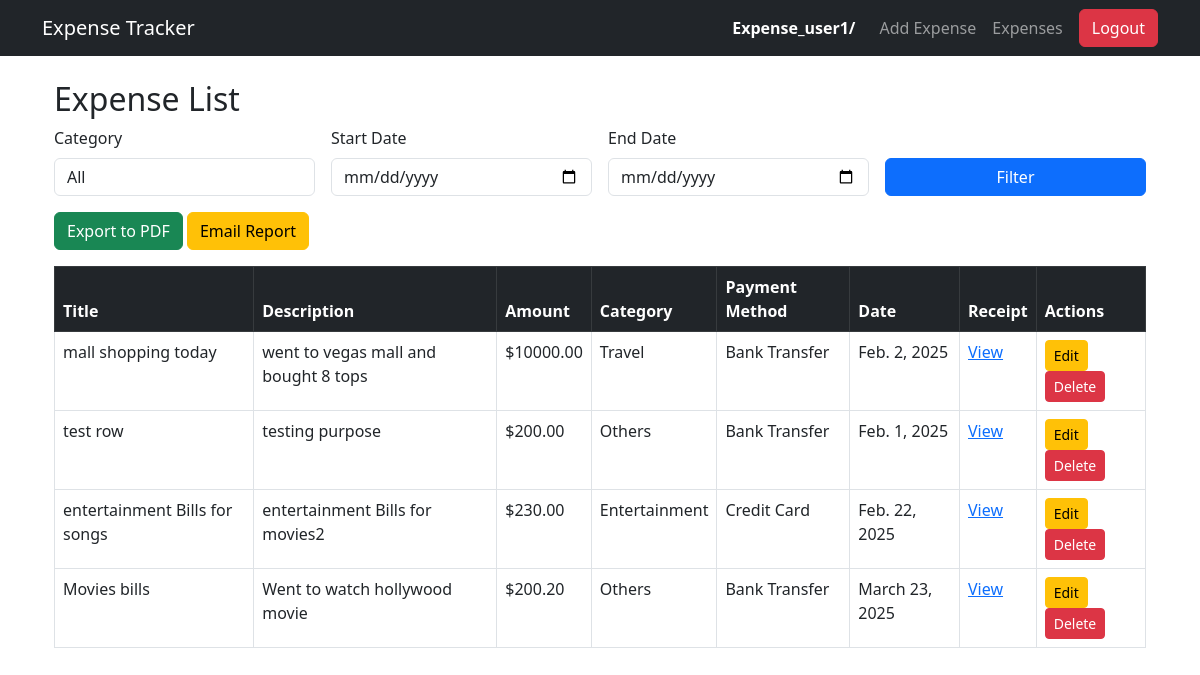
The page /expenses/ (signed in) on the database as committed earlier.
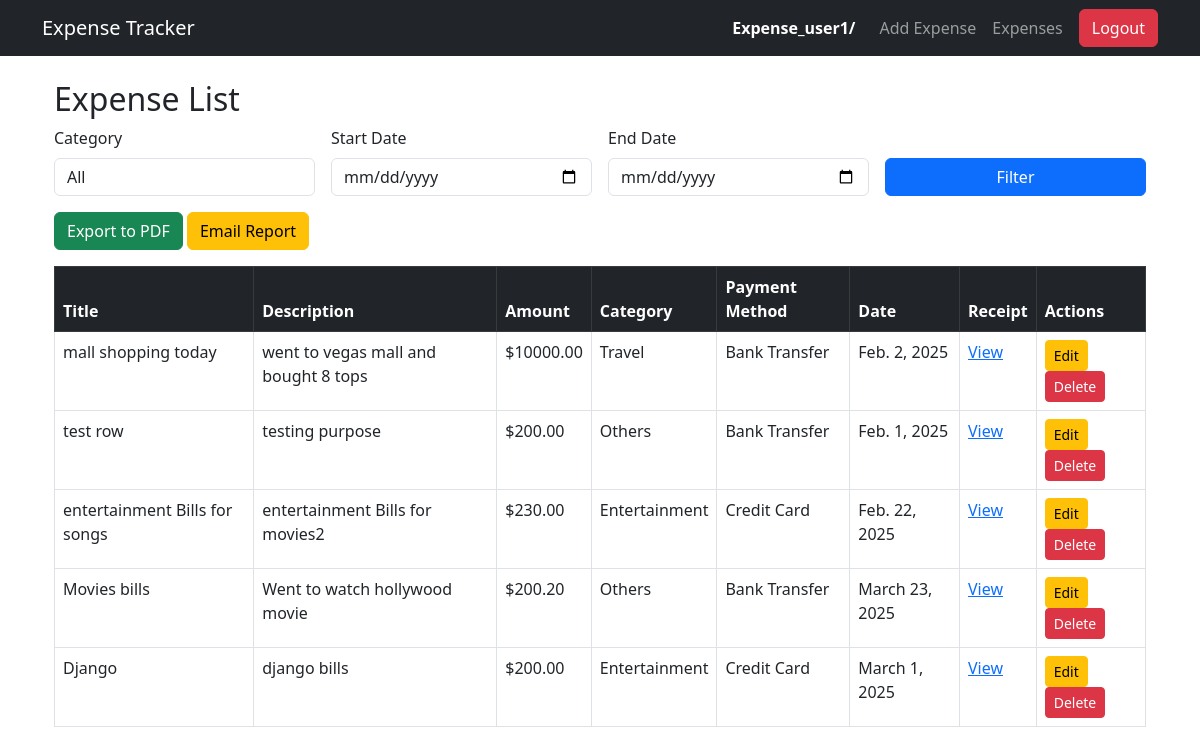
The same page on the database as committed later.
### expenses/models.py (models this page shows, shortened)
class Expense(models.Model):
    CATEGORY_CHOICES = [
        ('Food', 'Food'),
        ('Travel', 'Travel'),
        ('Shopping', 'Shopping'),
        ('Bills', 'Bills'),
        ('Entertainment', 'Entertainment'),
        ('Others', 'Others'),
    ]
    PAYMENT_METHOD_CHOICES = [
        ('Cash', 'Cash'),
        ('Credit Card', 'Credit Card'),
        ('Bank Transfer', 'Bank Transfer'),
    ]
    user = models.ForeignKey(User, on_delete=models.CASCADE)
    title = models.CharField(max_length=200)
    description = models.TextField(blank=True, null=True)
    amount = models.DecimalField(max_digits=10, decimal_places=2)
    category = models.CharField(max_length=15, choices=CATEGORY_CHOICES)
    payment_method = models.CharField(max_length=20, choices=PAYMENT_METHOD_CHOICES, default='Cash')
    date = models.DateField()
    created_at = models.DateTimeField(auto_now_add=True)
    is_recurring = models.BooleanField(default=False)
    updated_at = models.DateTimeField(auto_now=True)
    is_active = models.BooleanField(default=True)
    receipt_url = models.URLField(blank=True, null=True)

### expenses/views.py (the view)
# urls.py: path('expenses/', views.expense_list, name='expense_list'),
@login_required
def expense_list(request):
    if request.user.is_superuser:
        expenses = Expense.objects.all()  # Admin sees all
    else:
        expenses = Expense.objects.filter(user=request.user, is_active=True)  # Users see only theirs
    category_filter = request.GET.get('category', '')
    start_date = request.GET.get('start_date', '')
    end_date = request.GET.get('end_date', '')
    if category_filter:
        expenses = expenses.filter(category=category_filter)
    if start_date and end_date:
        expenses = expenses.filter(date__range=[start_date, end_date])
    return render(request, 'expenses/expense_list.html', {'expenses': expenses, 'expense': Expense, 'selected_category': category_filter,
        'start_date': start_date,
        'end_date': end_date})

### expenses/templates/expenses/expense_list.html (shortened to what this page needs)
{% extends 'expenses/base.html' %}
{% block content %}
<div class="container">
    <h2>Expense List</h2>
   <form method="GET" class="row g-3" id="filter-form">
    <div class="col-md-3">
        <label class="form-label">Category</label>
        <select name="category" class="form-control">
            <option value="">All</option>
        </select>
    </div>
    <div class="col-md-3">
        <label class="form-label">Start Date</label>
        <input type="date" name="start_date" class="form-control">
    </div>
    <div class="col-md-3">
        <label class="form-label">End Date</label>
        <input type="date" name="end_date" class="form-control">
    </div>
    <div class="col-md-3 d-flex align-items-end">
        <button type="submit" class="btn btn-primary w-100">Filter</button>
    </div>
</form>
    <a href="{% url 'expenses:export_expenses_pdf'%}" id="export-pdf-btn" class="btn btn-success mt-3"> Export to PDF</a>
    <a href="{% url 'expenses:send_email_report' %}" class="btn btn-warning mt-3">Email Report</a>
    <table class="table table-bordered mt-3">
        <thead class="table-dark">
            <tr>
                <th>Title</th>
                <th>Description</th>
                <th>Amount</th>
                <th>Category</th>
                <th>Payment Method</th>
                <th>Date</th>
                <th>Receipt</th>
                <th>Actions</th>
            </tr>
        </thead>
        <tbody>
            {% for expense in expenses %}
            <tr>
                <td>{{ expense.title }}</td>
                <td>{{ expense.description }}</td>
                <td>${{ expense.amount }}</td>
                <td>{{ expense.category }}</td>
                <td>{{ expense.payment_method }}</td>
                <td>{{ expense.date }}</td>
                <td>
                    {% if expense.receipt_url %}
                        <a href="{{ expense.receipt_url }}" target="_blank">View</a>
                    {% else %}
                        -
                    {% endif %}
                </td>
                <td>
                    <a href="{% url 'expenses:update_expense' expense.id %}" class="btn btn-warning btn-sm">Edit</a>
                    <a href="{% url 'expenses:delete_expense' expense.id %}" class="btn btn-danger btn-sm">Delete</a>
                </td>
            </tr>
            {% empty %}
            <tr><td colspan="7" class="text-center">No expenses found.</td></tr>
            {% endfor %}
        </tbody>
    </table>
</div>
{% endblock %}

Rows that differ between the two databases and show on the page:
added Expense: title "Django", description "django bills", amount "200.00", category "Entertainment", payment_method "Credit Card", date "March 1, 2025"
